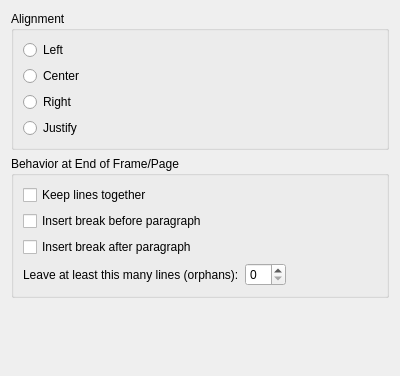
<?xml version="1.0" encoding="UTF-8"?>
<ui version="4.0">
 <class>ParagraphLayout</class>
 <widget class="QWidget" name="ParagraphLayout">
  <property name="geometry">
   <rect>
    <x>0</x>
    <y>0</y>
    <width>400</width>
    <height>376</height>
   </rect>
  </property>
  <layout class="QVBoxLayout" name="verticalLayout">
   <item>
    <widget class="QGroupBox" name="groupBox">
     <property name="title">
      <string>Alignment</string>
     </property>
     <layout class="QGridLayout" name="gridLayout_3">
      <item row="0" column="0">
       <widget class="QRadioButton" name="left">
        <property name="text">
         <string>Left</string>
        </property>
       </widget>
      </item>
      <item row="1" column="0">
       <widget class="QRadioButton" name="center">
        <property name="text">
         <string>Center</string>
        </property>
       </widget>
      </item>
      <item row="2" column="0">
       <widget class="QRadioButton" name="right">
        <property name="text">
         <string>Right</string>
        </property>
       </widget>
      </item>
      <item row="3" column="0">
       <widget class="QRadioButton" name="justify">
        <property name="text">
         <string>Justify</string>
        </property>
       </widget>
      </item>
     </layout>
    </widget>
   </item>
   <item>
    <widget class="QGroupBox" name="groupBox_2">
     <property name="title">
      <string>Behavior at End of Frame/Page</string>
     </property>
     <layout class="QGridLayout" name="gridLayout_2">
      <item row="0" column="0">
       <widget class="QCheckBox" name="keepTogether">
        <property name="text">
         <string>Keep lines together</string>
        </property>
       </widget>
      </item>
      <item row="1" column="0">
       <widget class="QCheckBox" name="breakBefore">
        <property name="text">
         <string>Insert break before paragraph</string>
        </property>
       </widget>
      </item>
      <item row="2" column="0">
       <widget class="QCheckBox" name="breakAfter">
        <property name="text">
         <string>Insert break after paragraph</string>
        </property>
       </widget>
      </item>
      <item row="3" column="0">
       <layout class="QHBoxLayout" name="horizontalLayout">
        <item>
         <widget class="QLabel" name="label">
          <property name="text">
           <string>Leave at least this many lines (orphans):</string>
          </property>
         </widget>
        </item>
        <item>
         <widget class="QSpinBox" name="threshold"/>
        </item>
        <item>
         <spacer name="horizontalSpacer">
          <property name="orientation">
           <enum>Qt::Horizontal</enum>
          </property>
          <property name="sizeHint" stdset="0">
           <size>
            <width>40</width>
            <height>20</height>
           </size>
          </property>
         </spacer>
        </item>
       </layout>
      </item>
     </layout>
    </widget>
   </item>
   <item>
    <spacer>
     <property name="orientation">
      <enum>Qt::Vertical</enum>
     </property>
     <property name="sizeHint" stdset="0">
      <size>
       <width>20</width>
       <height>40</height>
      </size>
     </property>
    </spacer>
   </item>
  </layout>
 </widget>
 <resources/>
 <connections/>
</ui>
